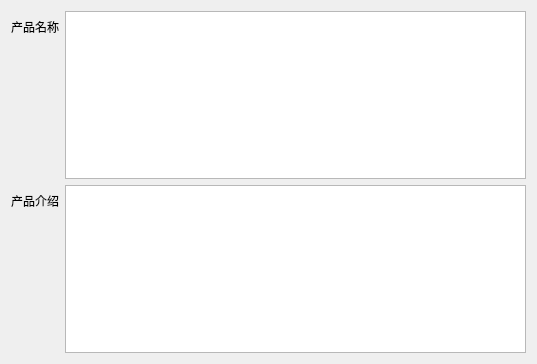
<?xml version="1.0" encoding="UTF-8"?>
<ui version="4.0">
 <class>ProductForm</class>
 <widget class="QWidget" name="ProductForm">
  <property name="geometry">
   <rect>
    <x>0</x>
    <y>0</y>
    <width>537</width>
    <height>364</height>
   </rect>
  </property>
  <property name="windowTitle">
   <string>Form</string>
  </property>
  <layout class="QGridLayout" name="gridLayout">
   <item row="0" column="0">
    <layout class="QFormLayout" name="formLayout">
     <item row="0" column="0">
      <widget class="QLabel" name="label">
       <property name="text">
        <string>产品名称</string>
       </property>
      </widget>
     </item>
     <item row="0" column="1">
      <widget class="QTextEdit" name="nameEdit"/>
     </item>
     <item row="1" column="0">
      <widget class="QLabel" name="label_2">
       <property name="text">
        <string>产品介绍</string>
       </property>
      </widget>
     </item>
     <item row="1" column="1">
      <widget class="QTextEdit" name="summaryEdit"/>
     </item>
    </layout>
   </item>
  </layout>
 </widget>
 <resources/>
 <connections/>
</ui>
